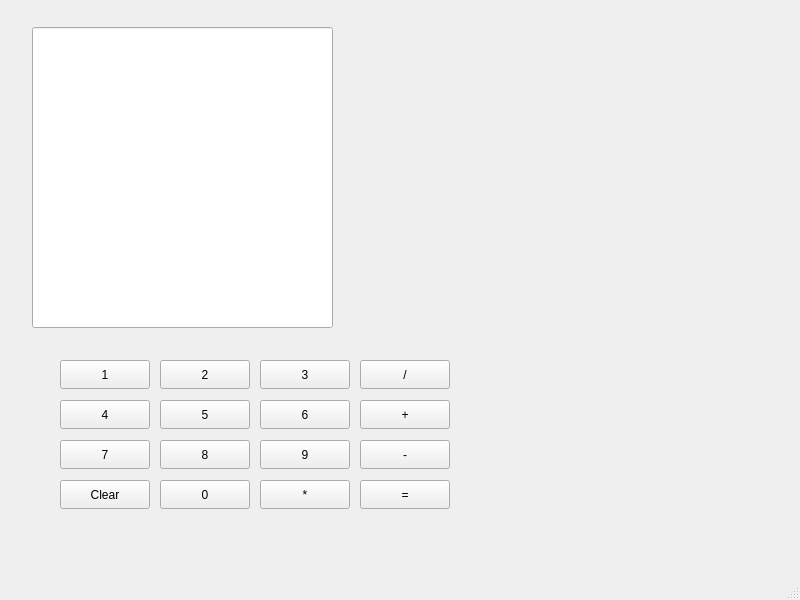
<?xml version="1.0" encoding="UTF-8"?>
<ui version="4.0">
 <class>MainWindow</class>
 <widget class="QMainWindow" name="MainWindow">
  <property name="geometry">
   <rect>
    <x>0</x>
    <y>0</y>
    <width>800</width>
    <height>600</height>
   </rect>
  </property>
  <property name="windowTitle">
   <string>MainWindow</string>
  </property>
  <widget class="QWidget" name="centralwidget">
   <widget class="QLineEdit" name="Display">
    <property name="geometry">
     <rect>
      <x>32</x>
      <y>27</y>
      <width>301</width>
      <height>301</height>
     </rect>
    </property>
   </widget>
   <widget class="QPushButton" name="Button1">
    <property name="geometry">
     <rect>
      <x>60</x>
      <y>360</y>
      <width>90</width>
      <height>29</height>
     </rect>
    </property>
    <property name="text">
     <string>1</string>
    </property>
   </widget>
   <widget class="QPushButton" name="Button6">
    <property name="geometry">
     <rect>
      <x>260</x>
      <y>400</y>
      <width>90</width>
      <height>29</height>
     </rect>
    </property>
    <property name="text">
     <string>6</string>
    </property>
   </widget>
   <widget class="QPushButton" name="Divide">
    <property name="geometry">
     <rect>
      <x>360</x>
      <y>360</y>
      <width>90</width>
      <height>29</height>
     </rect>
    </property>
    <property name="text">
     <string>/</string>
    </property>
   </widget>
   <widget class="QPushButton" name="Button3">
    <property name="geometry">
     <rect>
      <x>260</x>
      <y>360</y>
      <width>90</width>
      <height>29</height>
     </rect>
    </property>
    <property name="text">
     <string>3</string>
    </property>
   </widget>
   <widget class="QPushButton" name="Button2">
    <property name="geometry">
     <rect>
      <x>160</x>
      <y>360</y>
      <width>90</width>
      <height>29</height>
     </rect>
    </property>
    <property name="text">
     <string>2</string>
    </property>
   </widget>
   <widget class="QPushButton" name="Button5">
    <property name="geometry">
     <rect>
      <x>160</x>
      <y>400</y>
      <width>90</width>
      <height>29</height>
     </rect>
    </property>
    <property name="text">
     <string>5</string>
    </property>
   </widget>
   <widget class="QPushButton" name="Button4">
    <property name="geometry">
     <rect>
      <x>60</x>
      <y>400</y>
      <width>90</width>
      <height>29</height>
     </rect>
    </property>
    <property name="text">
     <string>4</string>
    </property>
   </widget>
   <widget class="QPushButton" name="Plus">
    <property name="geometry">
     <rect>
      <x>360</x>
      <y>400</y>
      <width>90</width>
      <height>29</height>
     </rect>
    </property>
    <property name="text">
     <string>+</string>
    </property>
   </widget>
   <widget class="QPushButton" name="Button9">
    <property name="geometry">
     <rect>
      <x>260</x>
      <y>440</y>
      <width>90</width>
      <height>29</height>
     </rect>
    </property>
    <property name="text">
     <string>9</string>
    </property>
   </widget>
   <widget class="QPushButton" name="Button8">
    <property name="geometry">
     <rect>
      <x>160</x>
      <y>440</y>
      <width>90</width>
      <height>29</height>
     </rect>
    </property>
    <property name="text">
     <string>8</string>
    </property>
   </widget>
   <widget class="QPushButton" name="Button7">
    <property name="geometry">
     <rect>
      <x>60</x>
      <y>440</y>
      <width>90</width>
      <height>29</height>
     </rect>
    </property>
    <property name="text">
     <string>7</string>
    </property>
   </widget>
   <widget class="QPushButton" name="Minus">
    <property name="geometry">
     <rect>
      <x>360</x>
      <y>440</y>
      <width>90</width>
      <height>29</height>
     </rect>
    </property>
    <property name="text">
     <string>-</string>
    </property>
   </widget>
   <widget class="QPushButton" name="Equals">
    <property name="geometry">
     <rect>
      <x>360</x>
      <y>480</y>
      <width>90</width>
      <height>29</height>
     </rect>
    </property>
    <property name="text">
     <string>=</string>
    </property>
   </widget>
   <widget class="QPushButton" name="Multiply">
    <property name="geometry">
     <rect>
      <x>260</x>
      <y>480</y>
      <width>90</width>
      <height>29</height>
     </rect>
    </property>
    <property name="text">
     <string>*</string>
    </property>
   </widget>
   <widget class="QPushButton" name="Button0">
    <property name="geometry">
     <rect>
      <x>160</x>
      <y>480</y>
      <width>90</width>
      <height>29</height>
     </rect>
    </property>
    <property name="text">
     <string>0</string>
    </property>
   </widget>
   <widget class="QPushButton" name="Clear">
    <property name="geometry">
     <rect>
      <x>60</x>
      <y>480</y>
      <width>90</width>
      <height>29</height>
     </rect>
    </property>
    <property name="text">
     <string>Clear</string>
    </property>
   </widget>
  </widget>
  <widget class="QMenuBar" name="menubar">
   <property name="geometry">
    <rect>
     <x>0</x>
     <y>0</y>
     <width>800</width>
     <height>25</height>
    </rect>
   </property>
  </widget>
  <widget class="QStatusBar" name="statusbar"/>
 </widget>
 <resources/>
 <connections/>
</ui>
